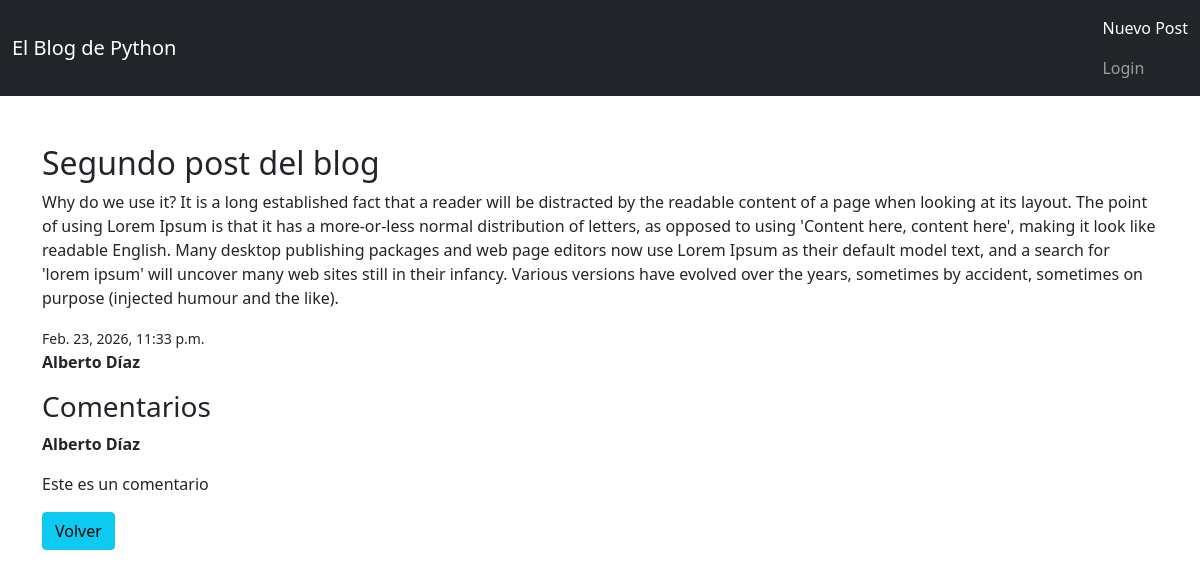
Screenshot of /post/2 with the database file from the repository.
### blog/models.py (models this page shows, shortened)
class Post(models.Model):
    title = models.CharField(max_length=100)
    content = models.TextField()
    author = models.CharField(max_length=100)
    created_at = models.DateTimeField(auto_now_add=True)

### comments/models.py (models this page shows, shortened)
class Comments(models.Model):
    post = models.ForeignKey(
        Post,
        on_delete=models.CASCADE,
        related_name='comments'
    )
    author = models.CharField(max_length=100)
    content = models.TextField()
    created_at = models.DateTimeField(auto_now_add=True)

### blog/views.py (the view)
# urls.py: path('post/<int:post_id>', post_detail, name='post_detail')
def post_detail(request, post_id):
    post = get_object_or_404(Post, id=post_id)
    return render(request, 'blog/post_detail.html', {'post': post})

### templates/blog/post_detail.html (shortened to what this page needs)
{% extends 'blog/base.html' %}
{% block content%}
<h2>{{post.title}}</h2>
<p>{{post.content}}</p>
<small>{{ post.created_at }}</small>
<p><strong>{{post.author}}</strong></p>
<h3>Comentarios</h3>
{% for comment in post.comments.all %}
<p><strong>{{comment.author}}</strong></p>
<p>{{comment.content}}</p>
{%empty %}
<p>No hay comentarios</p>
{% endfor %}
<a href="{% url 'post_list' %}" class="btn btn-info">Volver</a>
{% endblock %}

### rows the page displays
Post: title "Segundo post del blog", content "Why do we use it? It is a long established fact that a reader will be distracted by the readable content of a page when looking at its layout. The point of using Lorem Ipsum is that it has a more-or-less normal distribution of letters, as opposed to using 'Content here, content here', making it look like readable English. Many desktop publishing packages and web page editors now use Lorem Ipsum as their default model text, and a search for 'lorem ipsum' will uncover many web sites still in their infancy. Various versions have evolved over the years, sometimes by accident, sometimes on purpose (injected humour and the like).", created_at "Feb. 23, 2026, 11:33 p.m.", author "Alberto Díaz"
Comments: author "Alberto Díaz", content "Este es un comentario"
